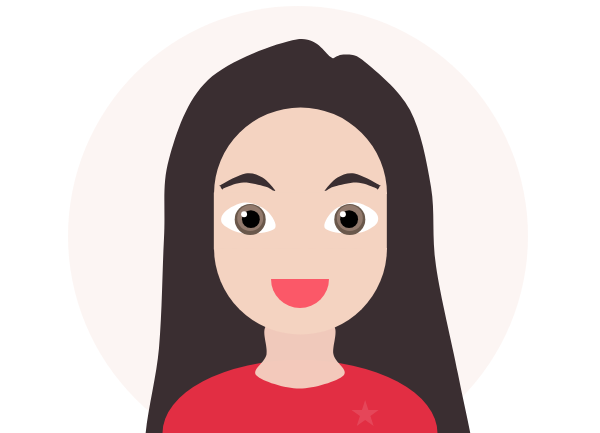
Frame 1 (no input)
Frame 60 (no input): identical to frame 1, image omitted
Frame 120 (the mouse pressed at the canvas centre since frame 60): identical to frame 1, image omitted

The p5.js sketch that drew this single still picture (run headless with seeded random() and noise() and a simulated clock; from frame 60 on, the mouse is pressed at the canvas centre):

// p5.js sketch
// ── sketch.js
/**
* Yourfirstand Lastname
* IGME-609: Assignment Name, m/d/18
* Summarization of sketch activity
*/ 

/**
* setup : Initialization runs once; called automatically
* Summarize code that you add
*/
function setup() {
  createCanvas(600,433);
}

function draw() {
  background(255,255,255);
  fill(200,200,200);
  noStroke();
  
  // back circle
  fill(232,192,179,40);
  ellipse(298,236,460);
  
  // hair
  fill(58,46,49);
  beginShape();
  curveVertex(170,523);
  curveVertex(145,454);
  curveVertex(159,348);
  curveVertex(164,238);
  curveVertex(169,159);
  curveVertex(208,80);
  curveVertex(296.5,39.5);
  curveVertex(331.5,57.5);
  curveVertex(332.5,58.5);
  curveVertex(344.5,54.5);
  curveVertex(365,62);
  curveVertex(410,110);
  curveVertex(431,187);
  curveVertex(436,266);
  curveVertex(458,374);
  curveVertex(475,466);
  curveVertex(464,502);
  curveVertex(432,516);
  curveVertex(307,516);
  curveVertex(170,523);
  curveVertex(145,454);
  curveVertex(159,348);
  endShape();
  
  // body
  fill(226,46,67);
  arc(300,433.25,275,146.5,-3.14,0,OPEN)
  
  // neck
  fill(244,205,190,250);
  beginShape();
  curveVertex(256.5,375.5);
  curveVertex(266.5,354.5);
  curveVertex(266.5,325.5);
  curveVertex(300.5,323.5);
  curveVertex(333.5,325.5);
  curveVertex(333.5,354.5);
  curveVertex(343.5,375.5);
  curveVertex(299.5,388.5);
  curveVertex(256.5,375.5);
  curveVertex(266.5,354.5);
  curveVertex(266.5,325.5);
  endShape();
  
  // face
  fill(244,211,193);
  arc(300.5,194,173,173,-3.14,0,OPEN);
  rect(213.831,192.5,173,57.05);
  arc(300.5,248,173,173,0,3.14,OPEN);
  
  // mouth
  fill(251,88,104);
  arc(300,279,58,58,0,3.14,OPEN);
  
  // eye right
  // white eye
  fill(255,255,255);
  beginShape();
  curveVertex(325.46,228.842);
  curveVertex(332.975,210.994);
  curveVertex(354.581,202.54);
  curveVertex(375.247,211.933);
  curveVertex(376,224.327);
  curveVertex(355.52,233.539);
  curveVertex(325.46,228.842);
  curveVertex(332.975,210.994);
  curveVertex(354.581,202.54);
  endShape();
  // brown eye1
  fill(106,88,75);
  ellipse(349.789,219.518,31.035);
  // brown eye2
  fill(146,122,109);
  ellipse(349.789,218,26);
  // black eye
  fill(0,0,0)
  ellipse(349.109,219.132,17.834);
  // highlight
  fill(255,255,255);
  ellipse(342.903,214.26,5.945);
  // eyebrow
  fill(58,46,49);
  beginShape();
  curveVertex(325.5,189.5);
  curveVertex(337.5,177.5);
  curveVertex(354.5,173.5);
  curveVertex(378.5,184.5);
  curveVertex(379.5,186.5);
  curveVertex(377.5,189.5);
  curveVertex(374.5,187.5);
  curveVertex(356.5,182.5);
  curveVertex(334.5,186.5);
  curveVertex(326.5,190.5);
  curveVertex(325.5,189.5);
  curveVertex(337.5,177.5);
  curveVertex(354.5,173.5);
  curveVertex(378.5,184.5);
  endShape();
  
  
  // eye left
  // white eye
  fill(255,255,255);
  beginShape();
  curveVertex(274.54,228.842);
  curveVertex(267.02,210.994);
  curveVertex(245.419,202.54);
  curveVertex(224.753,211.933);
  curveVertex(223,224.327);
  curveVertex(244.48,233.539);
  curveVertex(274.54,228.842);
  curveVertex(267.02,210.994);
  curveVertex(245.419,202.54);
  endShape();
  // brown eye1
  fill(106,88,75);
  ellipse(250.211,219.518,31.035);
  // brown eye2
  fill(146,122,109);
  ellipse(250.211,218,26);
  // black eye
  fill(0,0,0)
  ellipse(250.891,219.132,17.834);
  // highlight
  fill(255,255,255);
  ellipse(244.097,214.26,5.945);
  // eyebrow
  fill(58,46,49); 
  beginShape();
  curveVertex(274.5,189.5);
  curveVertex(262.5,177.5);
  curveVertex(245.5,173.5);
  curveVertex(221.5,184.5);
  curveVertex(220.5,186.5);
  curveVertex(222.5,189.5);
  curveVertex(225.5,187.5);
  curveVertex(243.5,182.5);
  curveVertex(265,186.5);
  curveVertex(273,190.5);
  curveVertex(274.5,189.5);
  curveVertex(262.5,177.5);
  curveVertex(245.5,173.5);
  curveVertex(221.5,184.5);
  endShape();
  
  // star 
  fill(255,255,255,30) //white
  beginShape();
  vertex(351.467,409.953);
  vertex(361.932,409.953);
  vertex(365.166,400);
  vertex(368.4,409.953);
  vertex(378.66,409.953);
  vertex(370.399,416.105);
  vertex(373.633,426.058);
  vertex(365.166,419.906);
  vertex(356.699,426.058);
  vertex(359.933,416.105);
  vertex(351.467,409.953);
  vertex(361.932,409.953);
  endShape();
  
  
  
}
